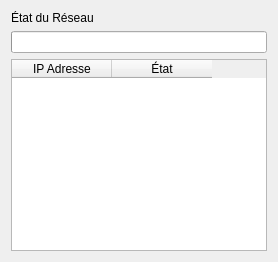
<?xml version="1.0" encoding="UTF-8"?>
<ui version="4.0">
 <class>Dashboard</class>
 <widget class="QWidget" name="Dashboard">
  <layout class="QVBoxLayout" name="verticalLayout">
   <item>
    <widget class="QLabel" name="networkStatusLabel">
     <property name="text">
      <string>État du Réseau</string>
     </property>
    </widget>
   </item>
   <item>
    <widget class="QProgressBar" name="networkLoadBar">
     <property name="minimum">0</property>
     <property name="maximum">100</property>
     <property name="value">50</property>
    </widget>
   </item>
   <item>
    <widget class="QTableWidget" name="connectionTable">
     <column>
      <property name="text">
       <string>IP Adresse</string>
      </property>
     </column>
     <column>
      <property name="text">
       <string>État</string>
      </property>
     </column>
    </widget>
   </item>
  </layout>
 </widget>
 <resources/>
 <connections/>
</ui>
